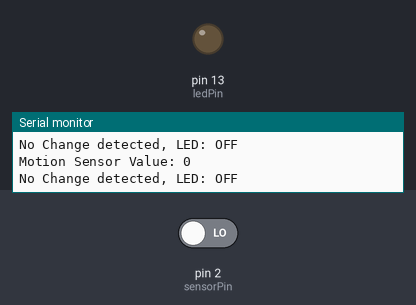
Simulated run of this sketch. Board: Arduino Uno, built with avr-gcc and run on an emulated ATmega328P. Shown: output pins drawn as LEDs (lit = HIGH), the last lines printed to the serial monitor. The inputs (shaded band) are chosen by the test bench; at power-on: pin 2 (sensorPin) LOW.

Above: at 2.8 s.
2.9 s: pin 2 (sensorPin) driven HIGH
At 3.9 s:
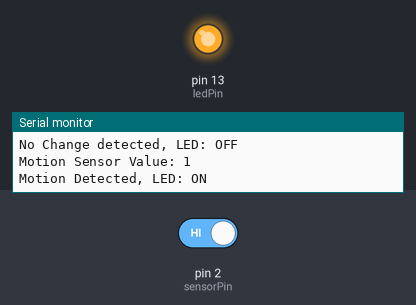
4.5 s: pin 2 (sensorPin) driven LOW
At 5.4 s:
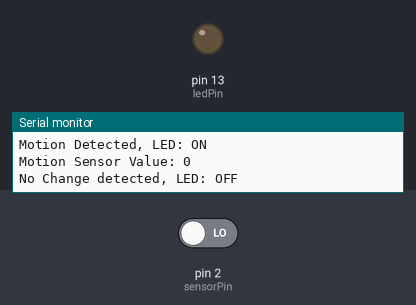
Timing chart, 0 to 7.5 s (numbered marks = the images above; inputs shaded):
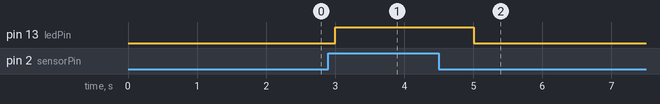

Measured:
- after the input at 2.9 s, pin 13 (ledPin): LOW → HIGH after 0.10 s
- after the input at 4.5 s, pin 13 (ledPin): HIGH → LOW after 0.50 s

The sketch:

M1.T1P.ino
```cpp
// M1.T1P

int ledPin = 13;
int sensorPin = 2;

void setup()
{
 pinMode(ledPin, OUTPUT);
 pinMode(sensorPin, INPUT);
 Serial.begin(9600);
}

void loop()
{
  int sensorStatus = digitalRead(2);
  Serial.print("Motion Sensor Value: ");
  Serial.println(sensorStatus);

  if (sensorStatus == 1)
  {
    digitalWrite(ledPin, HIGH);
    Serial.println("Motion Detected, LED: ON ");
  }

  else
  {
    digitalWrite(ledPin, LOW);
    Serial.println("No Change detected, LED: OFF ");
  }

  delay(1000);
}
```

M1.T1P.cpp
```cpp
// M1.T1P

int ledPin = 13;
int sensorPin = 2;

void setup()
{
 pinMode(ledPin, OUTPUT);
 pinMode(sensorPin, INPUT);
 Serial.begin(9600);
}

void loop()
{
  int sensorStatus = digitalRead(2);
  Serial.print("Motion Sensor Value: ");
  Serial.println(sensorStatus);

  if (sensorStatus == 1)
  {
    digitalWrite(ledPin, HIGH);
    Serial.println("Motion Detected, LED: ON ");
  }

  else
  {
    digitalWrite(ledPin, LOW);
    Serial.println("No Change detected, LED: OFF ");
  }

  delay(1000);
}
```
